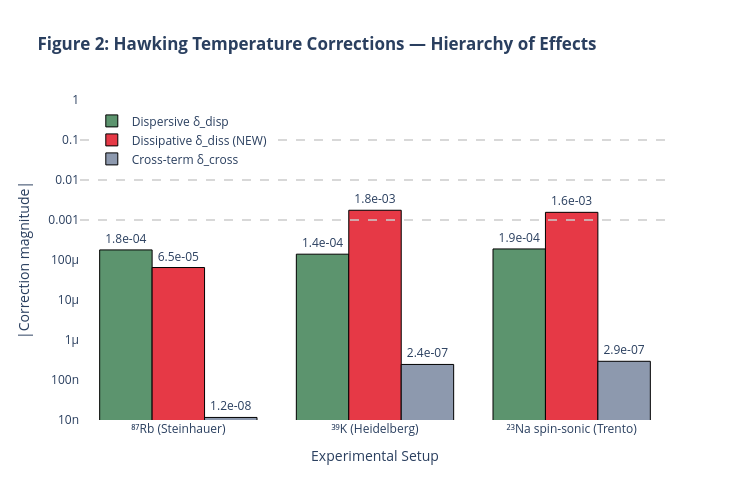

Notebook cell for this chart:
### Markdown cell above
### Figure 2: Correction Hierarchy

This figure reads `delta_disp`, `delta_diss`, `delta_cross` directly from the dict populated in the cell above.

### Code cell
# ────────────────────────────────────────────────
# Figure 2: Correction hierarchy bar chart
# Data source: p["delta_disp"], p["delta_diss"], p["delta_cross"]
# ────────────────────────────────────────────────
fig2 = go.Figure()

exp_names = list(experiments.keys())
corr_types = [
    ("delta_disp", "Dispersive δ_disp", "#5C946E"),
    ("delta_diss", "Dissipative δ_diss (NEW)", "#E63946"),
    ("delta_cross", "Cross-term δ_cross", "#8D99AE"),
]

for key, label, color in corr_types:
    vals = [abs(experiments[n][key]) for n in exp_names]
    fig2.add_trace(
        go.Bar(
            name=label,
            x=exp_names,
            y=vals,
            marker_color=color,
            marker_line=dict(width=1, color="black"),
            text=[f"{v:.1e}" for v in vals],
            textposition="outside",
        )
    )

# Sensitivity thresholds
for val, label in [
    (0.1, "Current (10%)"),
    (0.01, "Near-term (1%)"),
    (0.001, "Projected (0.1%)"),
]:
    fig2.add_hline(
        y=val,
        line=dict(color="#CCC", width=1.5, dash="dash"),
        annotation_text=label,
        annotation_position="right",
        annotation_font=dict(size=10, color="#888"),
    )

fig2.update_yaxes(type="log", title_text="|Correction magnitude|", range=[-8, 0])
fig2.update_xaxes(title_text="Experimental Setup")
fig2.update_layout(
    height=500,
    width=750,
    barmode="group",
    plot_bgcolor="white",
    title="<b>Figure 2: Hawking Temperature Corrections — Hierarchy of Effects</b>",
    legend=dict(x=0.02, y=0.98),
)
fig2.show()

### Figure 1 — Plotly figure (JSON) as saved in the notebook; plotly's stock layout.template omitted (floating-point values rounded to 4 significant figures)
{"data": [{"marker": {"color": "#5C946E", "line": {"color": "black", "width": 1}}, "name": "Dispersive δ_disp", "text": ["1.8e-04", "1.4e-04", "1.9e-04"], "textposition": "outside", "type": "bar", "x": ["⁸⁷Rb (Steinhauer)", "³⁹K (Heidelberg)", "²³Na spin-sonic (Trento)"], "y": [0.0001786, 0.0001398, 0.0001889]}, {"marker": {"color": "#E63946", "line": {"color": "black", "width": 1}}, "name": "Dissipative δ_diss (NEW)", "text": ["6.5e-05", "1.8e-03", "1.6e-03"], "textposition": "outside", "type": "bar", "x": ["⁸⁷Rb (Steinhauer)", "³⁹K (Heidelberg)", "²³Na spin-sonic (Trento)"], "y": [6.488e-05, 0.001752, 0.001554]}, {"marker": {"color": "#8D99AE", "line": {"color": "black", "width": 1}}, "name": "Cross-term δ_cross", "text": ["1.2e-08", "2.4e-07", "2.9e-07"], "textposition": "outside", "type": "bar", "x": ["⁸⁷Rb (Steinhauer)", "³⁹K (Heidelberg)", "²³Na spin-sonic (Trento)"], "y": [1.159e-08, 2.449e-07, 2.936e-07]}], "layout": {"annotations": [{"font": {"color": "#888", "size": 10}, "showarrow": false, "text": "Current (10%)", "x": 1, "xanchor": "left", "xref": "x domain", "y": 0.1, "yanchor": "middle", "yref": "y"}, {"font": {"color": "#888", "size": 10}, "showarrow": false, "text": "Near-term (1%)", "x": 1, "xanchor": "left", "xref": "x domain", "y": 0.01, "yanchor": "middle", "yref": "y"}, {"font": {"color": "#888", "size": 10}, "showarrow": false, "text": "Projected (0.1%)", "x": 1, "xanchor": "left", "xref": "x domain", "y": 0.001, "yanchor": "middle", "yref": "y"}], "barmode": "group", "height": 500, "legend": {"x": 0.02, "y": 0.98}, "plot_bgcolor": "white", "shapes": [{"line": {"color": "#CCC", "dash": "dash", "width": 1.5}, "type": "line", "x0": 0, "x1": 1, "xref": "x domain", "y0": 0.1, "y1": 0.1, "yref": "y"}, {"line": {"color": "#CCC", "dash": "dash", "width": 1.5}, "type": "line", "x0": 0, "x1": 1, "xref": "x domain", "y0": 0.01, "y1": 0.01, "yref": "y"}, {"line": {"color": "#CCC", "dash": "dash", "width": 1.5}, "type": "line", "x0": 0, "x1": 1, "xref": "x domain", "y0": 0.001, "y1": 0.001, "yref": "y"}], "title": {"text": "<b>Figure 2: Hawking Temperature Corrections — Hierarchy of Effects</b>"}, "width": 750, "xaxis": {"title": {"text": "Experimental Setup"}}, "yaxis": {"range": [-8, 0], "title": {"text": "|Correction magnitude|"}, "type": "log"}}}
